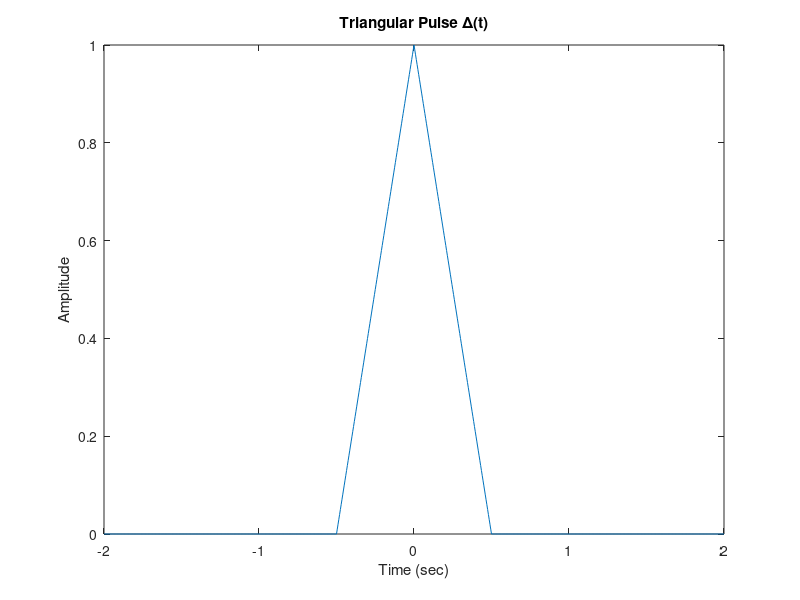
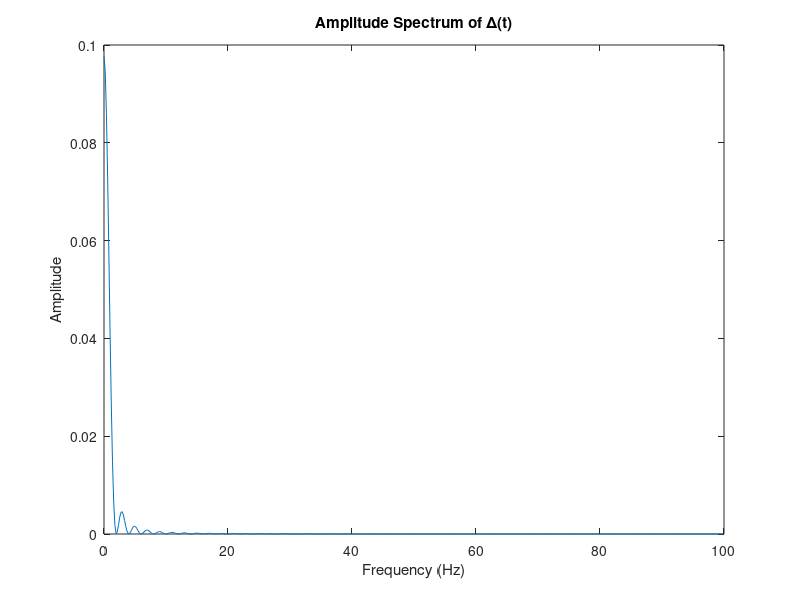

Here is the MATLAB script that generated these plots, in order:
% ECE478 LAB 2
% ENGINEER: CHASE LOTITO

Fs = 200;               % SAMPLE FREQ.
t = -2:1/Fs:2;          % LINEAR SPACE FOR TIME
T0 = 1;                 % WIDTH OF TRI PULSE
x = tripuls(t, T0);     % GENERATE TRI PULSE

% PLOT THE TRIANGULAR PULSE
figure(1);
plot(t, x);
title('Triangular Pulse \Delta(t)');
xlabel('Time (sec)');
ylabel('Amplitude');

nfft = 1024;            % FFT LENGTH
X = fft(x, nfft);       % PERFORM FFT on x(t)
X = X(1:nfft/2);        % TAKE POSITIVE SPECTRUM`
mx = abs(X/nfft);       % AMPLITUDE SPECTRUM
f = (0:nfft/2-1)*Fs/nfft; % FREQ. VECTOR

% PLOT AMPLITUDE SPECTRUM
figure(2);
plot(f, mx);
title('Amplitude Spectrum of \Delta(t)');
xlabel('Frequency (Hz)');
ylabel('Amplitude');